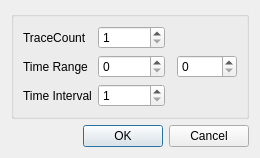
<?xml version="1.0" encoding="UTF-8"?>
<ui version="4.0">
 <class>SectionConfigEditor</class>
 <widget class="QDialog" name="SectionConfigEditor">
  <property name="geometry">
   <rect>
    <x>0</x>
    <y>0</y>
    <width>249</width>
    <height>139</height>
   </rect>
  </property>
  <property name="windowTitle">
   <string>Section Edit</string>
  </property>
  <layout class="QGridLayout" name="gridLayout">
   <item row="0" column="0" colspan="3">
    <widget class="QGroupBox" name="groupBox">
     <property name="title">
      <string/>
     </property>
     <layout class="QGridLayout" name="gridLayout_2">
      <item row="0" column="0">
       <widget class="QLabel" name="label">
        <property name="text">
         <string>TraceCount</string>
        </property>
       </widget>
      </item>
      <item row="0" column="1">
       <widget class="QSpinBox" name="traceCount">
        <property name="minimumSize">
         <size>
          <width>60</width>
          <height>0</height>
         </size>
        </property>
        <property name="minimum">
         <number>1</number>
        </property>
        <property name="maximum">
         <number>999</number>
        </property>
        <property name="value">
         <number>1</number>
        </property>
       </widget>
      </item>
      <item row="1" column="0">
       <widget class="QLabel" name="label_2">
        <property name="text">
         <string>Time Range</string>
        </property>
       </widget>
      </item>
      <item row="1" column="1">
       <widget class="QSpinBox" name="startTime">
        <property name="maximum">
         <number>999999</number>
        </property>
       </widget>
      </item>
      <item row="1" column="2">
       <widget class="QFrame" name="frame">
        <property name="sizePolicy">
         <sizepolicy hsizetype="Expanding" vsizetype="Fixed">
          <horstretch>0</horstretch>
          <verstretch>0</verstretch>
         </sizepolicy>
        </property>
        <property name="frameShape">
         <enum>QFrame::HLine</enum>
        </property>
        <property name="frameShadow">
         <enum>QFrame::Raised</enum>
        </property>
       </widget>
      </item>
      <item row="1" column="3">
       <widget class="QSpinBox" name="stopTime">
        <property name="minimumSize">
         <size>
          <width>60</width>
          <height>0</height>
         </size>
        </property>
        <property name="maximum">
         <number>999999</number>
        </property>
       </widget>
      </item>
      <item row="2" column="0">
       <widget class="QLabel" name="label_3">
        <property name="text">
         <string>Time Interval</string>
        </property>
       </widget>
      </item>
      <item row="2" column="1">
       <widget class="QSpinBox" name="timeInterval">
        <property name="minimum">
         <number>1</number>
        </property>
        <property name="maximum">
         <number>9999</number>
        </property>
       </widget>
      </item>
     </layout>
    </widget>
   </item>
   <item row="1" column="0">
    <spacer name="horizontalSpacer">
     <property name="orientation">
      <enum>Qt::Horizontal</enum>
     </property>
     <property name="sizeHint" stdset="0">
      <size>
       <width>66</width>
       <height>20</height>
      </size>
     </property>
    </spacer>
   </item>
   <item row="1" column="1">
    <widget class="QPushButton" name="btnOk">
     <property name="text">
      <string>OK</string>
     </property>
    </widget>
   </item>
   <item row="1" column="2">
    <widget class="QPushButton" name="btnCancel">
     <property name="text">
      <string>Cancel</string>
     </property>
    </widget>
   </item>
  </layout>
 </widget>
 <resources/>
 <connections>
  <connection>
   <sender>btnOk</sender>
   <signal>clicked()</signal>
   <receiver>SectionConfigEditor</receiver>
   <slot>accept()</slot>
   <hints>
    <hint type="sourcelabel">
     <x>260</x>
     <y>115</y>
    </hint>
    <hint type="destinationlabel">
     <x>30</x>
     <y>105</y>
    </hint>
   </hints>
  </connection>
  <connection>
   <sender>btnCancel</sender>
   <signal>clicked()</signal>
   <receiver>SectionConfigEditor</receiver>
   <slot>reject()</slot>
   <hints>
    <hint type="sourcelabel">
     <x>339</x>
     <y>117</y>
    </hint>
    <hint type="destinationlabel">
     <x>158</x>
     <y>126</y>
    </hint>
   </hints>
  </connection>
 </connections>
</ui>
